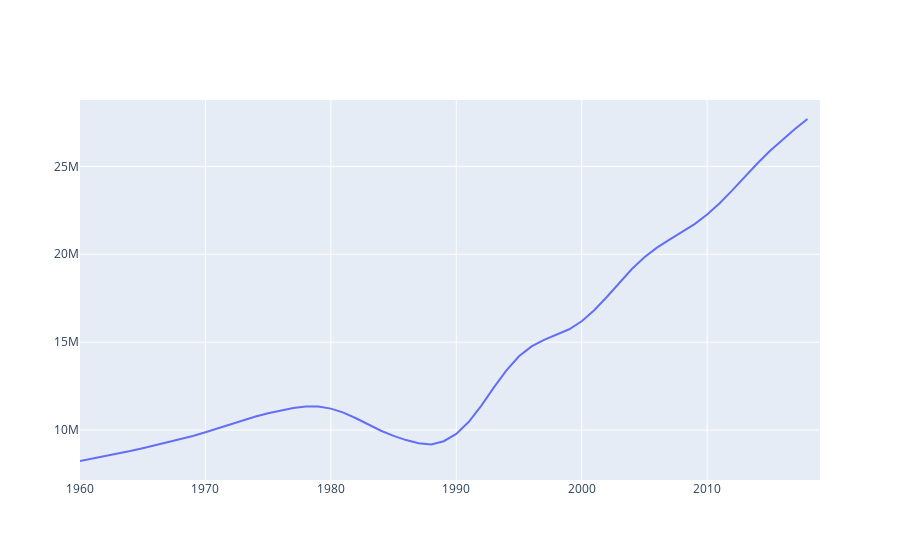

The cell this chart's notebook holds for it:
### Code cell
import plotly.graph_objects as go
import datetime

x = dfu['date']

fig = go.Figure(data=[go.Scatter(x=x, y=dfu['Rural Population']['Afghanistan'])])
# Use datetime objects to set xaxis range
# fig.update_layout(xaxis_range=[datetime.datetime(2013, 10, 17),
#                                datetime.datetime(2013, 11, 20)])
fig.show()
